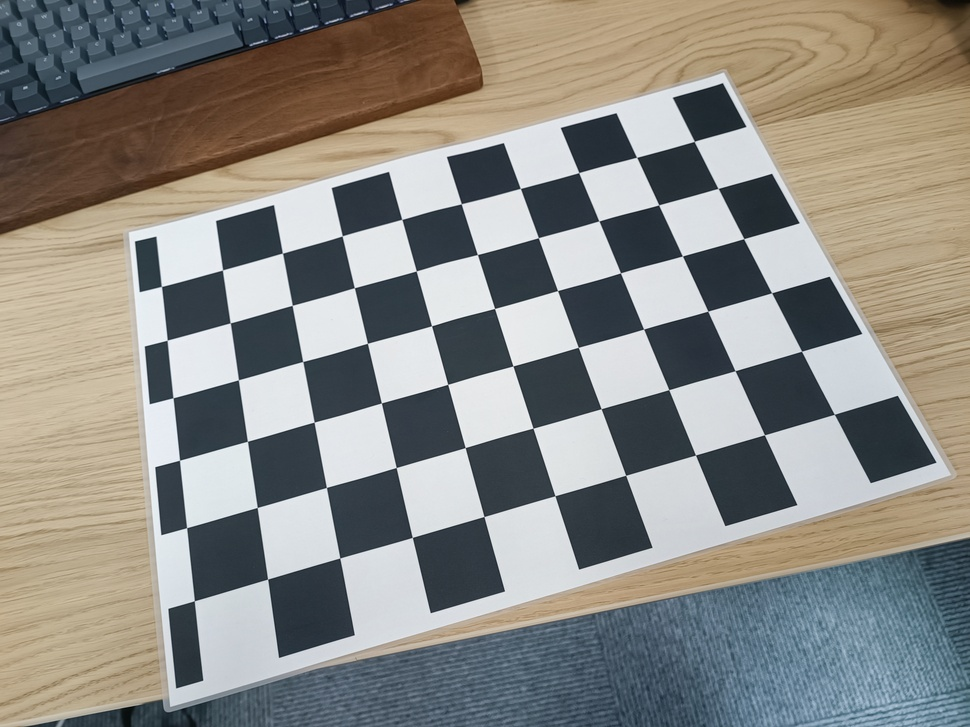
#> input picture images/left.jpg, 970 x 727 px, shrunk from 4000 x 3000 before the run; the run also reads 1 picture not shown here
$ python colibration.py
#> lines starting #> are read from the running program, lines starting #| are printed output that depends on the picture; after the words box and inside, x2 and y2 are one past the last pixel; in counts of white or black regions, pixels touching at a corner belong together
import cv2
import numpy as np
import os
import glob
import matplotlib.pyplot as plt
import configparser

def write_to_config(R, t, filename, config):
    # Инициализируйте объект configparser и создайте новую секцию STEREO
    config['STEREO'] = {}

    # Запись матрицы вращения и вектора переноса
    config['STEREO']['Baseline'] = str(np.linalg.norm(t))
    config['STEREO']['TY'] = str(t[1][0])
    config['STEREO']['TZ'] = str(t[2][0])
    config['STEREO']['CV_HD'] = str()  # Неизвестное значение, необходимо заменить
    config['STEREO']['RX_HD'] = str(cv2.Rodrigues(R)[0][0][0])
    config['STEREO']['RZ_HD'] = str(cv2.Rodrigues(R)[0][2][0])

    # Запишите данные в файл
    with open(filename, 'w') as configfile:
        config.write(configfile)

def find_relative_position_and_orientation(img1, img2, K1, K2):
    # Определение детектора особенностей
    sift = cv2.SIFT_create()

    # Поиск особенностей и вычисление дескрипторов для двух изображений
    kp1, des1 = sift.detectAndCompute(img1,None)
    kp2, des2 = sift.detectAndCompute(img2,None)

    # Сопоставим характеристики на двух изображениях
    bf = cv2.BFMatcher()
    matches = bf.knnMatch(des1,des2, k=2)

    # Применим отношение теста исключения по Лоу
    good = []
    for m,n in matches:
        if m.distance < 0.7*n.distance:
            good.append([m])

    # Извлеките сопоставленные точки
    pts1 = np.float32([ kp1[m[0].queryIdx].pt for m in good ]).reshape(-1,1,2)
    pts2 = np.float32([ kp2[m[0].trainIdx].pt for m in good ]).reshape(-1,1,2)

    # Найдем фундаментальную матрицу
    F, mask = cv2.findFundamentalMat(pts1, pts2, cv2.FM_LMEDS)

    # Ищем эссенциальную матрицу
    E = K1.T @ F @ K2

    # Переводим в единый формат
    _, R, t, _ = cv2.recoverPose(E, pts1, pts2, K1)

    return R, t

def get_colibration(img_path, string, config = configparser.ConfigParser()):
#> called with img_path = 'images/left.jpg', string = 'LEFT_CAM_2K'
    CHECKERBOARD = (10,6)
    criteria = (cv2.TERM_CRITERIA_EPS + cv2.TERM_CRITERIA_MAX_ITER, 40, 0.001)

    objpoints = []

    imgpoints = []

    objp = np.zeros((1, CHECKERBOARD[0] * CHECKERBOARD[1], 3), np.float32)
    objp[0,:,:2] = np.mgrid[0:CHECKERBOARD[0], 0:CHECKERBOARD[1]].T.reshape(-1, 2)

    # Extracting path of individual image stored in a given directory
    img = cv2.imread(img_path)
#> img is the input picture: shape (727, 970, 3); mean B, G, R 132.3, 137.5, 138.8
    gray = cv2.cvtColor(img,cv2.COLOR_BGR2GRAY)
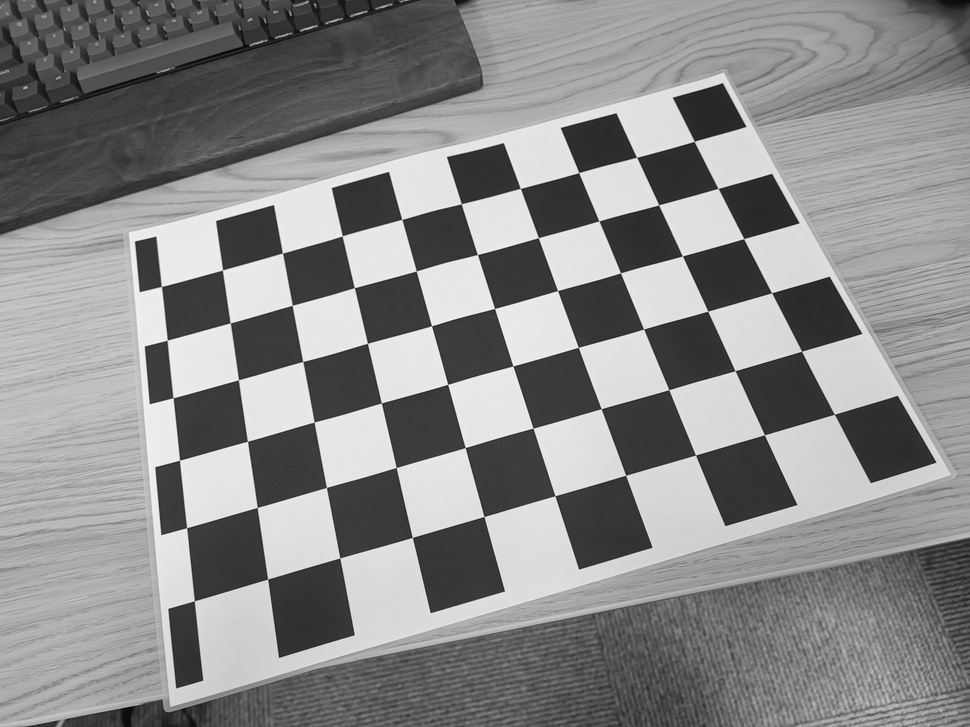
#> gray: shape (727, 970); min 1, max 248, mean 137.3

    ret, corners = cv2.findChessboardCorners(gray, CHECKERBOARD, cv2.CALIB_CB_ADAPTIVE_THRESH + cv2.CALIB_CB_FAST_CHECK + cv2.CALIB_CB_NORMALIZE_IMAGE)
#> ret = True; corners = 60 rows, first 8: [161.4, 286.4], [222.5, 270], [282.4, 253.2], [342.2, 235.8], [401.8, 219.4], [461.3, 203.8], [520.4, 188.4], [578.8, 172.6]

    if ret == True:
        objpoints.append(objp)

        corners2 = cv2.cornerSubPix(gray, corners, (11,11),(-1,-1), criteria)
#> corners2 = 60 rows, first 8: [161.4, 286.5], [222.5, 269.9], [282.5, 253.1], [342.2, 235.8], [401.8, 219.4], [461.3, 203.7], [520.4, 188.4], [578.8, 172.6]

        imgpoints.append(corners2)

        # Draw and display the corners
        img = cv2.drawChessboardCorners(img, CHECKERBOARD, corners2, ret)
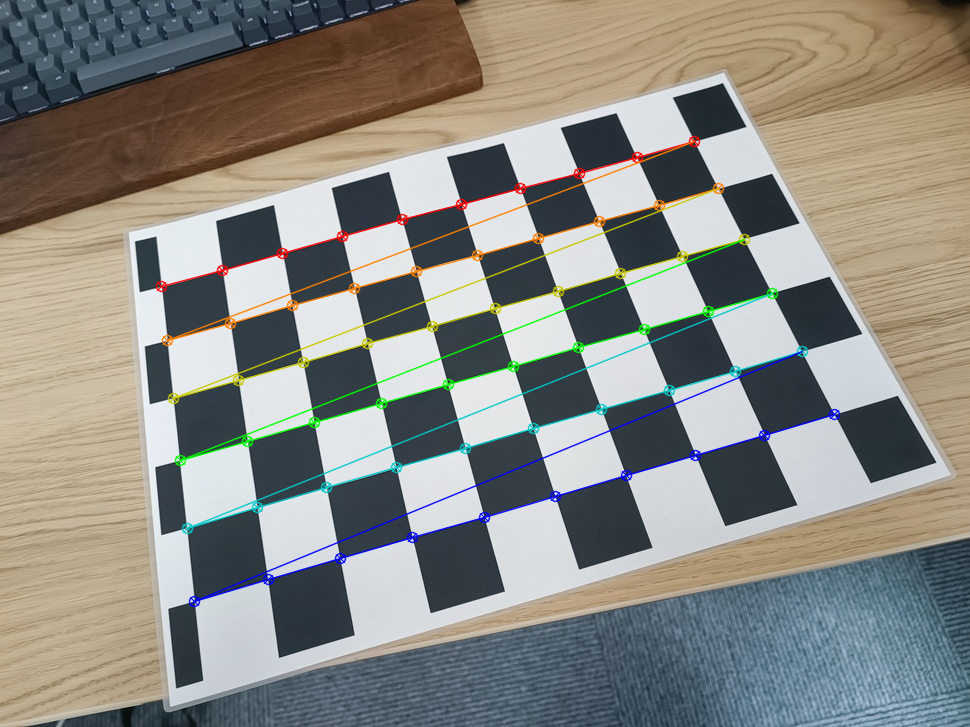
#> img: shape (727, 970, 3); 3.36% of pixels changed, all inside (x1, y1, x2, y2) = (155, 135, 841, 608)


    ret, mtx, dist, rvecs, tvecs = cv2.calibrateCamera(objpoints, imgpoints, gray.shape[::-1], None, None)
#> ret = 0.303; mtx = [[727.2, 0, 476], [0, 746.5, 404.1], [0, 0, 1]]; dist = [[0.121, -1.3, 0.000549, 0.00274, 3.61]]; rvecs = ([-0.419, 0.0105, -0.276],); tvecs = ([-5.05, -1.84, 11.66],)

    config.optionxform = str
    config[string] = {}
    # Параметры камеры
    config[string]['fx'] = str(mtx[0,0])
    config[string]['fy'] = str(mtx[1,1])
    config[string]['cx'] = str(mtx[0,2])
    config[string]['cy'] = str(mtx[1,2])

    # Коэффициенты искажения
    config[string]['k1'] = str(dist[0][0])
    config[string]['k2'] = str(dist[0][1])
    config[string]['p1'] = str(dist[0][2])
    config[string]['p2'] = str(dist[0][3])
    config[string]['k3'] = str(dist[0][4])
    return mtx, config

img1 = cv2.imread("images/chessboard.jpg")
k1, config1 = get_colibration("images/left.jpg", "LEFT_CAM_2K")
#> k1 = [[727.2, 0, 476], [0, 746.5, 404.1], [0, 0, 1]]

img2 = cv2.imread("images/IMG_20230721_150516.jpg")
k2, config2 = get_colibration("images/right.jpg", "RIGHT_CAM_2K", config1)
#> k2 = [[727.2, 0, 476], [0, 746.5, 404.1], [0, 0, 1]]


#> (the run stopped early here; a loop or call above may not have finished)
